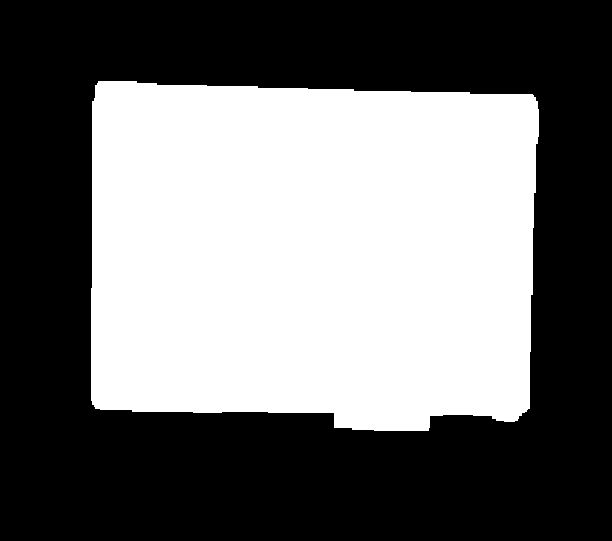
#> input picture week2/results/QST2/method1/00007.png, 612 x 541 px
$ python -i run_w2.py   (imports and definitions only)
#> lines starting #> are read from the running program, lines starting #| are printed output that depends on the picture; after the words box and inside, x2 and y2 are one past the last pixel; in counts of white or black regions, pixels touching at a corner belong together
"""
C1 - Week 2 - Task 6: predictions for the blind test sets QST1 and QST2 (one method, method1).

Retrieval descriptor:
    1. remove a 5% inner margin on each side of the image (robust to imperfect crops)
    2. illumination normalisation: each RGB channel scaled to mean 128
    3. YCrCb, 3D colour histogram with 6x12x12 bins placed over the real range of each channel
       (equal-width bins between the 0.5 and 99.5 percentiles of the BBDD pixels)
    4. spatial pyramid: blocks 1x1 + 2x2 + 4x4 + 8x8, each block normalised, level weights 1:2:4:8
    5. Hellinger kernel to rank the 287 BBDD paintings

Background removal for QST2 (colour only):
    Gaussian model of the wall colour (robust mean / covariance in Lab of the 15-px strip along the border of the
    full-resolution image: the professors mentioned in class that there are at least 15 px of wall around every
    painting) -> Mahalanobis distance -> Otsu threshold ->
    closing + opening, largest component, hole filling, row/column filling. The painting is then cropped with the
    bounding box of the mask and described as above.

Outputs (format of the week-2 instructions):
    results/QST1/method1/result.pkl     list of lists of int: the K=10 best BBDD ids per query, in file order
    results/QST2/method1/result.pkl     same for QST2
    results/QST2/method1/*.png          binary masks (0 / 255), same name as the query (00001.jpg -> 00001.png)

The datasets must be in this folder: BBDD/, qst1_w2/, qst2_w2/ (and qsd1_w2/, qsd2_w2/ for --check).

Usage (from this folder):
    python run_w2.py --check     # results on QSD1 / QSD2 (mAP and mask precision / recall / F1) + test predictions
    python run_w2.py             # test predictions only
"""

import argparse
import pickle
from pathlib import Path

import cv2
import numpy as np

K = 10              # results per query required by the submission
MAX_SIDE = 512      # images are resized so that their longest side is at most 512 px before describing them
WORK_SIDE = 400     # background removal works on a copy with longest side 400 px
BORDER_PX = 15      # the professors mentioned in class at least 15 px of wall around every painting
MARGIN = 0.05       # inner margin removed on each side before describing an image
BINS = (6, 12, 12)  # Y, Cr, Cb
LEVELS, WEIGHTS = (1, 2, 4, 8), (1, 2, 4, 8)
EPS = 1e-10


# ----------------------------------------------------------------------------- data
def image_id(path):
    # 'bbdd_00120.jpg' -> 120, '00007.jpg' -> 7
    return int(Path(path).stem.split("_")[-1])


# [5 lines left out: function image_paths, not called in this run]


def resize_max(img, max_side=MAX_SIDE):
    s = max_side / max(img.shape[:2])
    return cv2.resize(img, None, fx=s, fy=s, interpolation=cv2.INTER_AREA) if s < 1 else img


# [61 lines left out: functions find_dir, prepare, range_edges, describe, retrieve, not called in this run]


# ----------------------------------------------------------------------------- background removal (colour only)
def otsu_threshold(v, nbins=256):
    hist, e = np.histogram(v, nbins)
    p, c = hist / hist.sum(), (e[:-1] + e[1:]) / 2
    w0 = np.cumsum(p)
    w1 = 1 - w0
    m0 = np.cumsum(p * c) / np.maximum(w0, 1e-12)
    m1 = ((p * c).sum() - np.cumsum(p * c)) / np.maximum(w1, 1e-12)
    return c[np.argmax(w0 * w1 * (m0 - m1) ** 2)]


def compute_mask(img, keep=0.8):
    """Full-resolution BGR photo -> boolean mask of the painting (same size as the photo)."""
    H, W = img.shape[:2]
    lab = cv2.cvtColor(cv2.medianBlur(resize_max(img, WORK_SIDE), 5), cv2.COLOR_BGR2LAB).astype(np.float64)
    h, w = lab.shape[:2]

    # wall model: robust mean / covariance of the 15-px border strip, taken at full resolution
    strip = np.zeros((H, W), bool)
    t = BORDER_PX
    strip[:t], strip[-t:], strip[:, :t], strip[:, -t:] = True, True, True, True
    P = cv2.cvtColor(cv2.medianBlur(img, 5), cv2.COLOR_BGR2LAB)[strip].astype(np.float64)
    d = np.linalg.norm(P - np.median(P, 0), axis=1)
    Pk = P[d <= np.quantile(d, keep)]                       # the 80% of strip pixels closest to the median colour
    mu, cov = Pk.mean(0), np.cov(Pk.T) + np.eye(3)

    # Mahalanobis distance to the wall, log, Otsu threshold
    diff = lab.reshape(-1, 3) - mu
    ld = np.log1p(np.sqrt(np.einsum("ij,jk,ik->i", diff, np.linalg.inv(cov), diff))).reshape(h, w)
    m = (ld > otsu_threshold(ld)).astype(np.uint8)

    # post-processing: closing + opening, largest component, fill holes, row / column fill
    s = min(h, w)
    se = lambda f: cv2.getStructuringElement(cv2.MORPH_RECT, (max(1, int(f * s)) | 1,) * 2)
    m = cv2.morphologyEx(cv2.morphologyEx(m, cv2.MORPH_CLOSE, se(0.03)), cv2.MORPH_OPEN, se(0.02))
    n, lbl, stats, _ = cv2.connectedComponentsWithStats(m, connectivity=8)
    if n > 1:
        m = (lbl == 1 + np.argmax(stats[1:, cv2.CC_STAT_AREA])).astype(np.uint8)
    pad = cv2.copyMakeBorder(m, 1, 1, 1, 1, cv2.BORDER_CONSTANT, value=0)
    cv2.floodFill(pad, np.zeros((h + 4, w + 4), np.uint8), (0, 0), 2)
    m = pad[1:-1, 1:-1] != 2                                # painting + its holes
    rows, cols = np.zeros_like(m), np.zeros_like(m)
    for y in np.where(m.any(1))[0]:
        xs = np.where(m[y])[0]
        rows[y, xs[0]:xs[-1] + 1] = True
    for x in np.where(m.any(0))[0]:
        ys = np.where(m[:, x])[0]
        cols[ys[0]:ys[-1] + 1, x] = True
    m = rows & cols
    if not m.any():                                         # nothing found: keep the whole image
        m[:] = True
    return cv2.resize(m.astype(np.uint8), (W, H), interpolation=cv2.INTER_NEAREST).astype(bool)


def crop_to_mask(img, mask):
    x, y, w, h = cv2.boundingRect(mask.astype(np.uint8))
    return resize_max(img[y:y + h, x:x + w])


# ----------------------------------------------------------------------------- evaluation (for --check)
# [9 lines left out: function apk, not called in this run]


def mapk(actual, predicted, k=10):
    return float(np.mean([apk(a, p, k) for a, p in zip(actual, predicted)]))


# [93 lines left out: functions prf, save_result, main, not called in this run]


# [2 lines not run here, left out]

>>> import cv2
>>> picture = cv2.imread('results/QST2/method1/00007.png')
#> picture is the input picture: shape (541, 612, 3); 43.8% white; 1 white region, box (x1, y1, x2, y2) and area: (91, 81, 539, 431) 145122
>>> result = compute_mask(picture)
#> in compute_mask, `lab = cv2.cvtColor(cv2.medianBlur(resize_max(img, WORK_SIDE), 5), cv2...`:
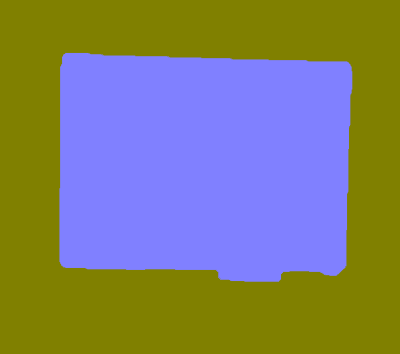
#> lab: shape (354, 400, 3) float64; mean B, G, R 111.7, 128, 128
#> in compute_mask, `mu, cov = Pk.mean(0), np.cov(Pk.T) + np.eye(3)`: mu = [0, 128, 128]; cov = [[1, 0, 0], [0, 1, 0], [0, 0, 1]]
#> in otsu_threshold, `hist, e = np.histogram(v, nbins)`: hist = 256 values, max 79148 at index 0, min 0 at index 1, mean 553.1; e = 257 values from 0 to 5.55
#> in otsu_threshold, `p, c = hist / hist.sum(), (e[:-1] + e[1:]) / 2`: p = 256 values, max 0.559 at index 0, min 0 at index 1, mean 0.00391; c = 256 values from 0.0108 to 5.53
#> in otsu_threshold, `w0 = np.cumsum(p)`: w0 = 256 values from 0.559 to 1
#> in otsu_threshold, `w1 = 1 - w0`: w1 = 256 values, max 0.441 at index 0, min 4.44e-16 at index 255, mean 0.438
#> in otsu_threshold, `m0 = np.cumsum(p * c) / np.maximum(w0, 1e-12)`: m0 = 256 values from 0.0108 to 2.44
#> in otsu_threshold, `m1 = ((p * c).sum() - np.cumsum(p * c)) / np.maximum(w1, 1e-12)`: m1 = 256 values, max 5.53 at index 254, min 0 at index 255, mean 5.5
#> in compute_mask, `m = (ld > otsu_threshold(ld)).astype(np.uint8)`:
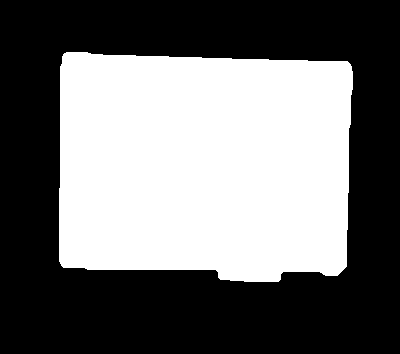
#> m: shape (354, 400); values 0 (black) and 1 (white), 44.1% white; 1 white region, box (x1, y1, x2, y2) and area: (59, 52, 353, 282) 62399
#> in compute_mask, `n, lbl, stats, _ = cv2.connectedComponentsWithStats(m, connectivity=8)`: n = 2; stats = [[0, 0, 400, 354, 79201], [59, 52, 294, 230, 62399]]
#> in compute_mask, `pad = cv2.copyMakeBorder(m, 1, 1, 1, 1, cv2.BORDER_CONSTANT, value=0)`:
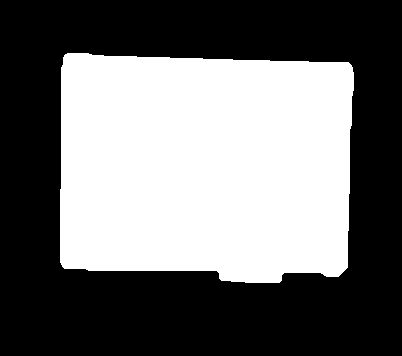
#> pad: shape (356, 402); values 0 (black) and 1 (white), 43.6% white; 1 white region, box (x1, y1, x2, y2) and area: (60, 53, 354, 283) 62399
#> after the loop in compute_mask, `for y in np.where(m.any(1))[0]:`: rows: shape (354, 400) bool; 44.2% white; 1 white region, box (x1, y1, x2, y2) and area: (59, 52, 353, 282) 62562
#> in compute_mask, `return cv2.resize(m.astype(np.uint8), (W, H), interpolation=cv2.INTER_..`:
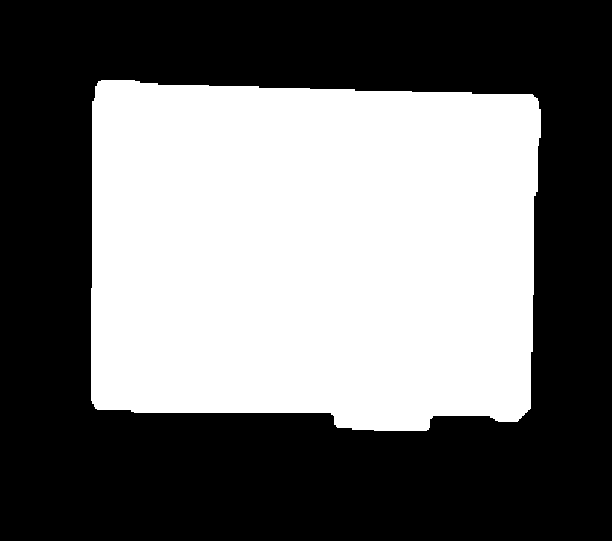
#> returned value: shape (541, 612) bool; 44% white; 1 white region, box (x1, y1, x2, y2) and area: (91, 80, 541, 431) 145778
